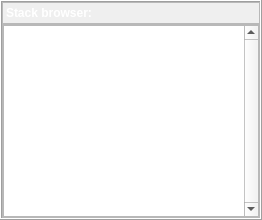
           <widget class="QFrame" name="frameSideStack">
            <property name="sizePolicy">
             <sizepolicy hsizetype="Preferred" vsizetype="Expanding">
              <horstretch>0</horstretch>
              <verstretch>0</verstretch>
             </sizepolicy>
            </property>
            <property name="frameShape">
             <enum>QFrame::Box</enum>
            </property>
            <property name="frameShadow">
             <enum>QFrame::Raised</enum>
            </property>
            <property name="class" stdset="0">
             <string>SidebarFrame</string>
            </property>
            <layout class="QVBoxLayout" name="verticalLayout_2">
             <property name="spacing">
              <number>0</number>
             </property>
             <property name="leftMargin">
              <number>0</number>
             </property>
             <property name="topMargin">
              <number>0</number>
             </property>
             <property name="rightMargin">
              <number>0</number>
             </property>
             <property name="bottomMargin">
              <number>0</number>
             </property>
             <item>
              <widget class="QFrame" name="topFrameStack">
               <property name="sizePolicy">
                <sizepolicy hsizetype="Preferred" vsizetype="Preferred">
                 <horstretch>0</horstretch>
                 <verstretch>0</verstretch>
                </sizepolicy>
               </property>
               <property name="minimumSize">
                <size>
                 <width>0</width>
                 <height>0</height>
                </size>
               </property>
               <property name="maximumSize">
                <size>
                 <width>16777215</width>
                 <height>30</height>
                </size>
               </property>
               <property name="frameShape">
                <enum>QFrame::StyledPanel</enum>
               </property>
               <property name="frameShadow">
                <enum>QFrame::Raised</enum>
               </property>
               <property name="class" stdset="0">
                <string>TopFrame</string>
               </property>
               <layout class="QVBoxLayout" name="verticalLayout_11">
                <property name="spacing">
                 <number>3</number>
                </property>
                <property name="leftMargin">
                 <number>3</number>
                </property>
                <property name="topMargin">
                 <number>3</number>
                </property>
                <property name="rightMargin">
                 <number>3</number>
                </property>
                <property name="bottomMargin">
                 <number>3</number>
                </property>
                <item>
                 <widget class="QLabel" name="labelMovie">
                  <property name="styleSheet">
                   <string notr="true">font-weight: bold;
color: white;
</string>
                  </property>
                  <property name="text">
                   <string>Stack browser: </string>
                  </property>
                 </widget>
                </item>
               </layout>
              </widget>
             </item>
             <item>
              <widget class="QFrame" name="innerStack">
               <property name="sizePolicy">
                <sizepolicy hsizetype="Preferred" vsizetype="Expanding">
                 <horstretch>0</horstretch>
                 <verstretch>0</verstretch>
                </sizepolicy>
               </property>
               <property name="minimumSize">
                <size>
                 <width>0</width>
                 <height>0</height>
                </size>
               </property>
               <property name="frameShape">
                <enum>QFrame::StyledPanel</enum>
               </property>
               <property name="frameShadow">
                <enum>QFrame::Raised</enum>
               </property>
               <property name="class" stdset="0">
                <string>SidebarInnerFrame</string>
               </property>
               <layout class="QVBoxLayout" name="verticalLayout_8">
                <property name="spacing">
                 <number>0</number>
                </property>
                <property name="leftMargin">
                 <number>0</number>
                </property>
                <property name="topMargin">
                 <number>0</number>
                </property>
                <property name="rightMargin">
                 <number>0</number>
                </property>
                <property name="bottomMargin">
                 <number>0</number>
                </property>
                <item>
                 <widget class="QListWidget" name="listFiles">
                  <property name="sizePolicy">
                   <sizepolicy hsizetype="Expanding" vsizetype="Expanding">
                    <horstretch>0</horstretch>
                    <verstretch>0</verstretch>
                   </sizepolicy>
                  </property>
                  <property name="minimumSize">
                   <size>
                    <width>0</width>
                    <height>0</height>
                   </size>
                  </property>
                  <property name="font">
                   <font>
                    <family>Monospace</family>
                    <pointsize>9</pointsize>
                   </font>
                  </property>
                  <property name="verticalScrollBarPolicy">
                   <enum>Qt::ScrollBarAlwaysOn</enum>
                  </property>
                  <property name="horizontalScrollBarPolicy">
                   <enum>Qt::ScrollBarAlwaysOff</enum>
                  </property>
                  <property name="selectionMode">
                   <enum>QAbstractItemView::ExtendedSelection</enum>
                  </property>
                  <property name="textElideMode">
                   <enum>Qt::ElideLeft</enum>
                  </property>
                  <property name="isWrapping" stdset="0">
                   <bool>false</bool>
                  </property>
                  <property name="resizeMode">
                   <enum>QListView::Fixed</enum>
                  </property>
                  <property name="wordWrap">
                   <bool>false</bool>
                  </property>
                 </widget>
                </item>
               </layout>
              </widget>
             </item>
            </layout>
           </widget>
